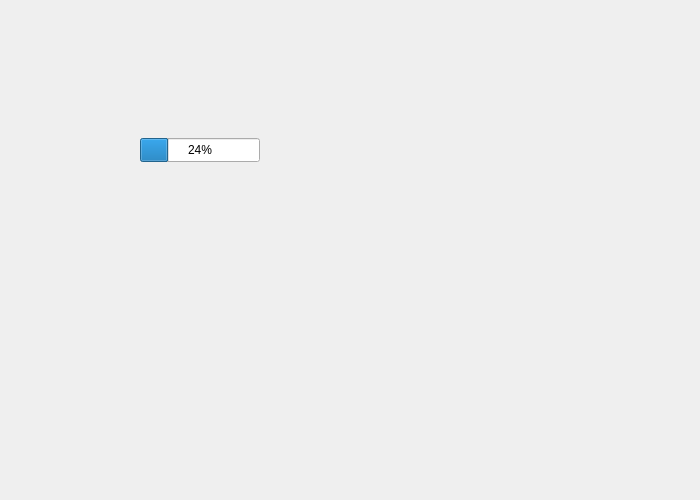
<?xml version="1.0" encoding="UTF-8"?>
<ui version="4.0">
 <class>settingWindow</class>
 <widget class="QDialog" name="settingWindow">
  <property name="geometry">
   <rect>
    <x>0</x>
    <y>0</y>
    <width>700</width>
    <height>500</height>
   </rect>
  </property>
  <property name="windowTitle">
   <string>Dialog</string>
  </property>
  <widget class="QProgressBar" name="progressBar">
   <property name="geometry">
    <rect>
     <x>140</x>
     <y>138</y>
     <width>120</width>
     <height>24</height>
    </rect>
   </property>
   <property name="value">
    <number>24</number>
   </property>
  </widget>
 </widget>
 <resources/>
 <connections/>
</ui>
